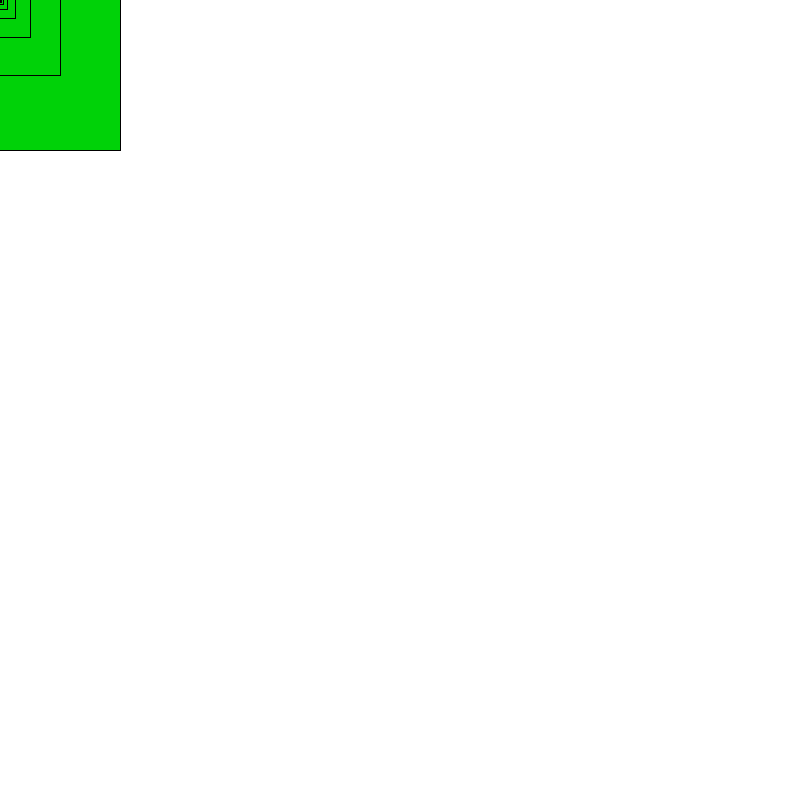
Frame 1 (no input)
Frame 60 (the mouse pressed at the canvas centre just before this capture): identical to frame 1, image omitted
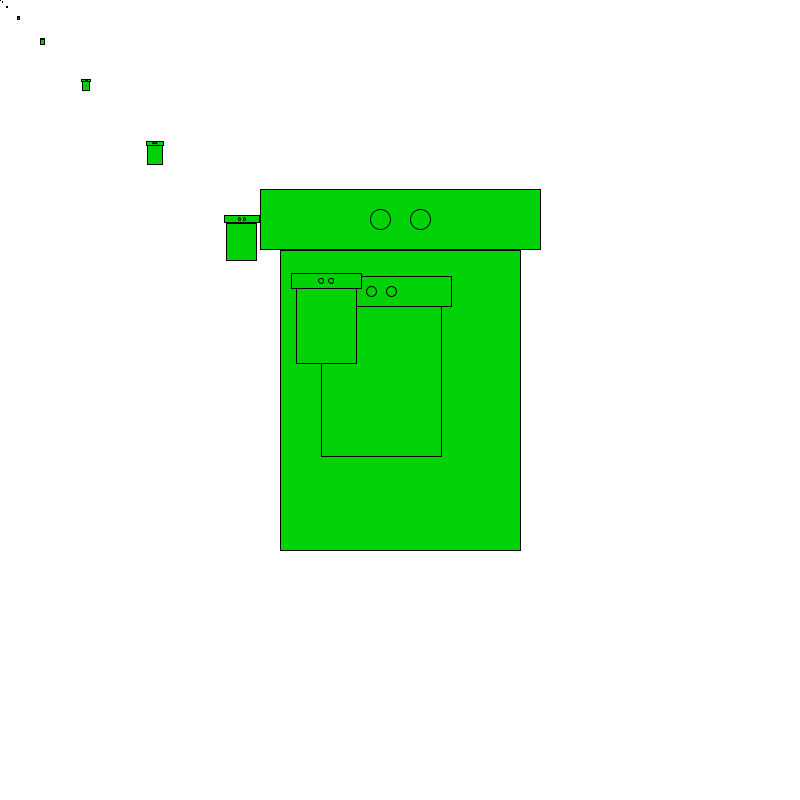
Frame 120 (the mouse held since frame 60 and released just before this capture)

The Processing sketch that drew these frames (run headless with seeded random() and noise(); from frame 60 on, the mouse is pressed at the canvas centre):

// Processing sketch: sketch_141014b
// ── sketch_141014b.pde

  //pushMatrix();
  //translate(width/2, height/2);
  //drawGrid(-width/2, -height/2, 20, 100, 12);
  //drawMouseCoordinates(-width/2, -height/2, 9);
  //popMatrix();

 
void drawGrid(int xStart, int yStart, int minorIncrement, int majorIncrement, float textHeight) {
  //minor grid
  drawGridLines(xStart, yStart, minorIncrement, 245);
  //major grid
  drawGridLines(xStart, yStart, majorIncrement, 220);
  drawGridLabels(xStart, yStart, majorIncrement, textHeight);
}
 
void drawGridLines(int xStart, int yStart, int gridInterval, int color_) {
  stroke(230);
  strokeWeight(1);
  fill(0);
 
  xStart -= xStart % gridInterval;
  yStart -= yStart % gridInterval;
 
  //draw vertical lines
  for (int i = 0; i < width; i += gridInterval) {
    int x = xStart + i;
    line(x, -1000000, x, 1000000);
  }
  //draw horizontal lines
  for (int j = 0; j < height; j += gridInterval) {
    line(-1000000, yStart + j, 1000000, yStart + j);
  }
}
 
void drawGridLabels(int xStart, int yStart, int gridInterval, float textHeight) {
  textSize(textHeight);
  fill(150);
  xStart -= xStart % gridInterval;
  yStart -= yStart % gridInterval;
 
 
  //draw x-axis labels
  for (int i = 0; i < width; i += gridInterval) {
    int x = xStart + i;
    String xAxisLabel = ""+x;
    text(xAxisLabel, x - textWidth(xAxisLabel)/2, textHeight/2);
  }
 
  //draw y-axis labels
  for (int j = 0; j < height; j += gridInterval) {
    int y = yStart + j;
    String yAxisLabel = ""+y;
    text(yAxisLabel, - textWidth(yAxisLabel)/2, y + textHeight/2);
  }
}
 
void drawMouseCoordinates(float xLeft, float yTop, float textHeight) {
  fill(127);
  String label = "("+(mouseX + xLeft) + ","+(mouseY+ yTop)+")";
  textSize(textHeight);
  text(label, xLeft + 5, yTop + textHeight);
}

// ── RobotClass.pde





class Robot {
  float y = 0; //location of robot
  float x = 0; //location of robot
  float scale = 1;
  float easing = 0.05;
  int robotColor;
 float headSpeed;
  float neckScale;
  Robot(int robotColor_, float scale_, float headSpeed_, float neckScale_) {
    robotColor = robotColor_;
    neckScale = neckScale_;
    scale = scale_;
    headSpeed = headSpeed_;
    
    
  }


  void moveTo(float x_, float y_) {
    x = x_;
    y = y_;
  }


  void draw() {
    pushMatrix();
    //draw a grid to help me draw my robot
    translate(x, y);
    fill(robotColor);

    //draw body of robot
    float bodyWidth = 120 * scale;
    float bodyHeight = 150 * scale;
    float yTopOfBody = -bodyHeight/2;
    rect(-bodyWidth/2, yTopOfBody, bodyWidth, bodyHeight);

    //draw neck of robot
    float neckWidth = 30 * scale;
    float neckHeight = neckScale * (1+cos(millis() * headSpeed));
    float yTopOfNeck = yTopOfBody - neckHeight;
    rect(-neckWidth/2, yTopOfNeck, neckWidth, neckHeight);
    //draw head
    float headWidth = 140 * scale;
    float headHeight = 30 * scale;
    rect(-headWidth/2, yTopOfNeck-headHeight, headWidth, headHeight);


    //draw eyes of robot

      float eyeWidth = 10 * scale;
    float eyeHeight = 10 * scale;
    ellipse(-eyeWidth, yTopOfNeck-headHeight/2, eyeWidth, eyeHeight);
    ellipse(eyeWidth, yTopOfNeck-headHeight/2, eyeWidth, eyeHeight);
    popMatrix();
  }


  void easeTowards(float targetX, float targetY, float easing) {

    float dx = targetX - x;
    if (abs(dx) > 1) {
      x += dx * easing;
    }
    float dy = targetY - y;
    if (abs(dy) >1 ) {
      y += dy * easing;
    }
  }
}

// ── robo.pde
ArrayList<Robot> robots;
float numberOfRobots = 15;


void setup() {
  float scale = 2;
  size(800, 800);
  robots = new ArrayList<Robot>();
 
  for (int i = 0; i < numberOfRobots; ++i) {
    robots.add(new Robot(color(0, 210, 8), scale, 0.01, 120));
    scale *= .5;
  }
}


void draw() {
  background(255);

  robots.get(0).draw();
  robots.get(0).moveTo(mouseX, mouseY);


  for (int i = 1; i < numberOfRobots; ++i) {

    Robot previousRobot = robots.get(i-1);
    Robot currentRobot = robots.get(i);
    currentRobot.easeTowards(previousRobot.x, previousRobot.y, 0.05);
    currentRobot.draw();
  }



  //draw a grid to elp me draw my robot
  //  translate(width/2, height/2);
  //  pushMatrix();
  //  drawGrid(-width/2, -height/2, 20, 100, 12);
  //  drawMouseCoordinates(-width/2, -height/2, 9);
  //  popMatrix();
}
